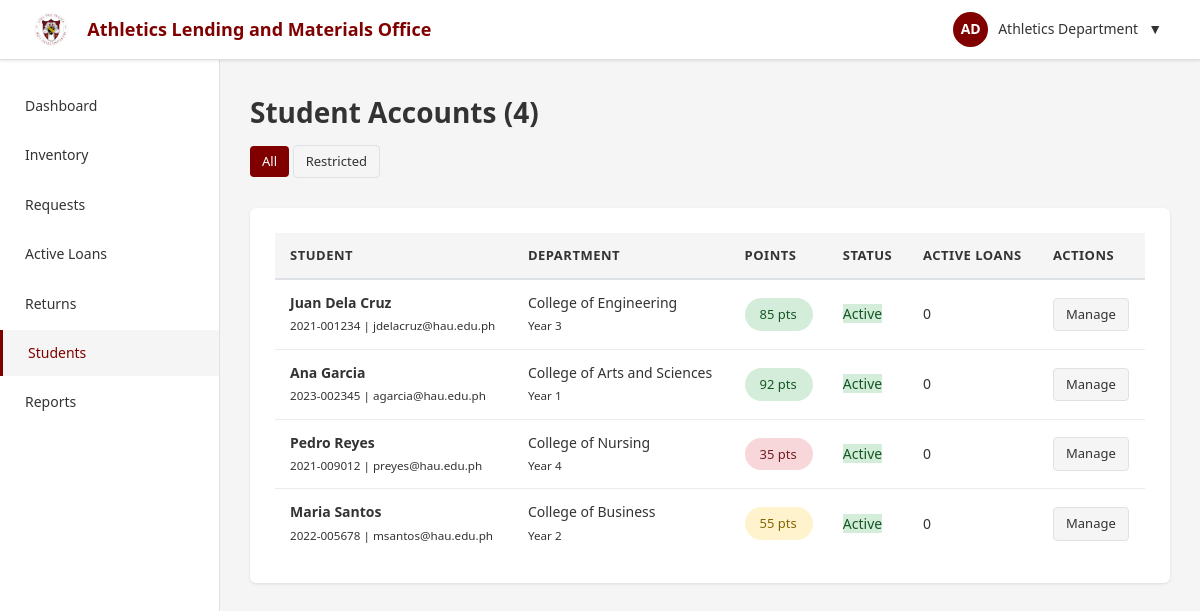
The app's page /admin/students.php (signed in), older data.
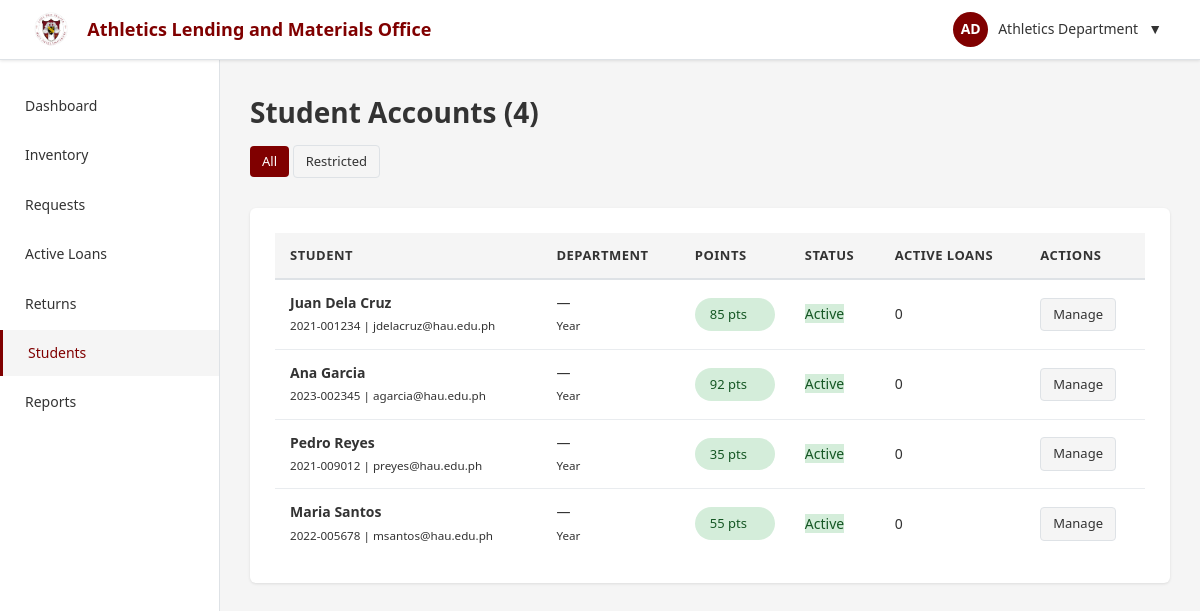
The same page, newer data.
### tables this page shows
CREATE TABLE users (
    user_id INT PRIMARY KEY AUTO_INCREMENT,
    student_id VARCHAR(20) UNIQUE NOT NULL,
    first_name VARCHAR(50) NOT NULL,
    last_name VARCHAR(50) NOT NULL,
    email VARCHAR(100) UNIQUE NOT NULL,
    password VARCHAR(255) NOT NULL,
    phone VARCHAR(20),
    department VARCHAR(100),
    year_level ENUM('1', '2', '3', '4', 'Graduate'),
    role ENUM('student', 'admin') DEFAULT 'student',
    points INT DEFAULT 100,
    points_status ENUM('good', 'warning', 'restricted') DEFAULT 'good',
    status ENUM('active', 'suspended') DEFAULT 'active',
    suspended_until DATE NULL,
    suspension_reason TEXT NULL,
    created_at TIMESTAMP DEFAULT CURRENT_TIMESTAMP,
    last_login TIMESTAMP NULL,
    INDEX idx_student_id (student_id),
    INDEX idx_points (points),
    INDEX idx_status (status)
);

### includes/functions.php (called while the page is built, shortened)
<?php
function getUserInitials($first_name, $last_name) {
    return strtoupper(substr($first_name, 0, 1) . substr($last_name, 0, 1));
}
?>

### admin/students.php (the view, shortened to what this page needs)
<?php
require_once '../config/database.php';
require_once '../includes/functions.php';
$filter = $_GET['filter'] ?? 'all';
$where = $filter == 'restricted' ? "AND points_status = 'restricted'" : '';
$stmt = $pdo->query("
    SELECT u.*,
           (SELECT COUNT(*) FROM loans WHERE user_id = u.user_id AND status IN ('active','overdue')) as active_loans
    FROM users u
    WHERE role = 'student' $where
    ORDER BY u.last_name, u.first_name
");
$students = $stmt->fetchAll();
?>
<!DOCTYPE html>
<html>
<head>
    <link rel="stylesheet" href="../assets/css/style.css">
</head>
<body>
    <?php include '../includes/header.php'; ?>
    <?php include '../includes/nav.php'; ?>
    <div class="main-content">
        <div class="page-header">
            <h1 class="page-title">Student Accounts (<?php echo count($students); ?>)</h1>
            <div>
                <a href="students.php" class="btn btn-sm <?php echo $filter=='all'?'btn-primary':'btn-secondary'; ?>">All</a>
                <a href="students.php?filter=restricted" class="btn btn-sm <?php echo $filter=='restricted'?'btn-danger':'btn-secondary'; ?>">Restricted</a>
            </div>
        </div>
        <div class="card">
            <div class="card-body">
                <table class="table">
                    <thead><tr><th>Student</th><th>Department</th><th>Points</th><th>Status</th><th>Active Loans</th><th>Actions</th></tr></thead>
                    <tbody>
                        <?php foreach ($students as $s): ?>
                        <tr>
                            <td><strong><?php echo htmlspecialchars($s['first_name'].' '.$s['last_name']); ?></strong><br>
                                <small><?php echo $s['student_id']; ?> | <?php echo $s['email']; ?></small></td>
                            <td><?php echo htmlspecialchars($s['department']?:'—'); ?><br><small>Year <?php echo $s['year_level']; ?></small></td>
                            <td><span class="points-badge status-<?php echo $s['points_status']; ?>"><?php echo $s['points']; ?> pts</span></td>
                            <td><?php echo $s['status']=='suspended'?'<span class="badge-danger">Suspended</span>':'<span class="badge-success">Active</span>'; ?></td>
                            <td><?php echo $s['active_loans']; ?></td>
                            <td><button class="btn btn-sm btn-secondary" onclick="alert('Manage student ID: <?php echo $s['user_id']; ?>')">Manage</button></td>
                        </tr>
                        <?php endforeach; ?>
                    </tbody>
                </table>
            </div>
        </div>
    </div>
</body>
</html>

### includes/header.php (shortened to what this page needs)
<?php
$user_initials = getUserInitials($_SESSION['first_name'], $_SESSION['last_name']);
?>
<nav class="top-nav">
    <div class="top-nav-left">
        <div class="hau-logo">
            <img src="../assets/images/logo.png" alt="HAU Logo">
        </div>
        <span class="site-title"><?php echo SITE_NAME; ?></span>
    </div>
    <div class="top-nav-right">
        <div class="user-menu">
            <div class="user-menu-toggle">
                <div class="user-avatar"><?php echo $user_initials; ?></div>
                <span class="user-name"><?php echo htmlspecialchars($_SESSION['first_name'] . ' ' . $_SESSION['last_name']); ?></span>
                <span>▼</span>
            </div>
        </div>
    </div>
</nav>

### includes/nav.php (shortened to what this page needs)
<?php
$current_page = basename($_SERVER['PHP_SELF']);
?>
<aside class="sidebar" id="sidebar">
    <ul class="sidebar-nav">
        <?php if ($_SESSION['role'] == 'student'): ?>
            <li>
                <a href="../student/dashboard.php" class="<?php echo $current_page == 'dashboard.php' ? 'active' : ''; ?>">
                    <span class="nav-text">Dashboard</span>
                </a>
            </li>
            <li>
                <a href="../student/browse.php" class="<?php echo $current_page == 'browse.php' ? 'active' : ''; ?>">
                    <span class="nav-text">Browse Equipment</span>
                </a>
            </li>
            <li>
                <a href="../student/my-equipment.php" class="<?php echo $current_page == 'my-equipment.php' ? 'active' : ''; ?>">
                    <span class="nav-text">My Equipment</span>
                    <?php
                    $active_count = getActiveLoansCount($pdo, $_SESSION['user_id']);
                    if ($active_count > 0): ?>
                        <span class="badge"><?php echo $active_count; ?></span>
                    <?php endif; ?>
                </a>
            </li>
            <li>
                <a href="../student/history.php" class="<?php echo $current_page == 'history.php' ? 'active' : ''; ?>">
                    <span class="nav-text">History</span>
                </a>
            </li>
            <li>
                <a href="../student/account.php" class="<?php echo $current_page == 'account.php' ? 'active' : ''; ?>">
                    <span class="nav-text">My Account</span>
                </a>
            </li>
        <?php else: ?>
            <li>
                <a href="../admin/dashboard.php" class="<?php echo $current_page == 'dashboard.php' ? 'active' : ''; ?>">
                    <span class="nav-text">Dashboard</span>
                </a>
            </li>
            <li>
                <a href="../admin/inventory.php" class="<?php echo $current_page == 'inventory.php' ? 'active' : ''; ?>">
                    <span class="nav-text">Inventory</span>
                </a>
            </li>
            <li>
                <a href="../admin/requests.php" class="<?php echo $current_page == 'requests.php' ? 'active' : ''; ?>">
                    <span class="nav-text">Requests</span>
                </a>
            </li>
            <li>
                <a href="../admin/checkouts.php" class="<?php echo $current_page == 'checkouts.php' ? 'active' : ''; ?>">
                    <span class="nav-text">Active Loans</span>
                </a>
            </li>
            <li>
                <a href="../admin/returns.php" class="<?php echo $current_page == 'returns.php' ? 'active' : ''; ?>">
                    <span class="nav-text">Returns</span>
                </a>
            </li>
            <li>
                <a href="../admin/students.php" class="<?php echo $current_page == 'students.php' ? 'active' : ''; ?>">
                    <span class="nav-text">Students</span>
                </a>
            </li>
            <li>
                <a href="../admin/reports.php" class="<?php echo $current_page == 'reports.php' ? 'active' : ''; ?>">
                    <span class="nav-text">Reports</span>
                </a>
            </li>
        <?php endif; ?>
    </ul>
</aside>

Row changes from the older to the newer data that the page shows:
changed users "Juan Dela Cruz": department "College of Engineering" → "—"; year_level "3" → (not shown)
changed users "Ana Garcia": department "College of Arts and Sciences" → "—"; year_level "1" → (not shown)
changed users "Pedro Reyes": department "College of Nursing" → "—"; points_status "restricted" → "good" (drawn); year_level "4" → (not shown)
changed users "Maria Santos": department "College of Business" → "—"; points_status "warning" → "good" (drawn); year_level "2" → (not shown)
